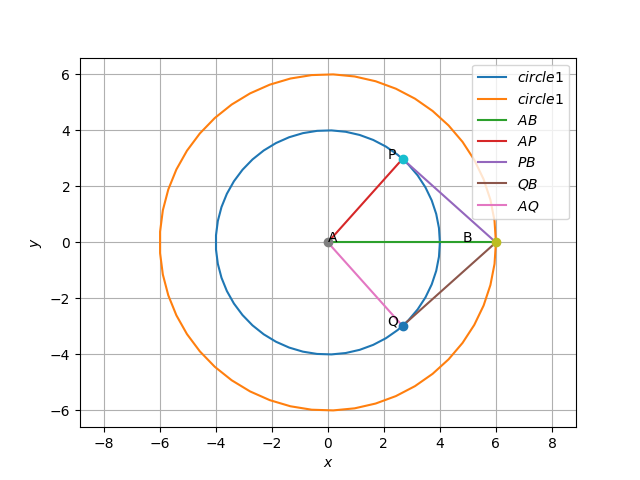

The script that drew this image:
import numpy as np
import matplotlib.pyplot as plt
from coeffs import *
#from circumcentre import  ccircle
#if using termux
#import subprocess
#import shlex
#end if
r1=4
r2=6
a=np.sqrt(6**2-r1**2)
c=r1
b=r2

len = 50
A = np.array([0,0])
B = np.array([6,0])

#Coordinates of P & Q
p = (b**2 + c**2-a**2 )/(2*b)
q = np.sqrt(c**2-p**2)
P= np.array([p,q])
Q= np.array([p,-q])


O=np.array([0,0])
print(P)
print(Q)


 
theta = np.linspace(0,2*np.pi,len)
x_circ1 = np.zeros((2,len))
x_circ1[0,:] = r1*np.cos(theta)
x_circ1[1,:] = r1*np.sin(theta)
x_circ1 = (x_circ1.T + O).T

x_circ2 = np.zeros((2,len))
x_circ2[0,:] = r2*np.cos(theta)
x_circ2[1,:] = r2*np.sin(theta)
x_circ2 = (x_circ2.T + O).T
#Generating all lines
x_AB = line_gen(A,B)
x_AP = line_gen(A,P)
x_PB = line_gen(P,B)
x_QB = line_gen(Q,B)
x_AQ = line_gen(A,Q)

plt.plot(x_circ1[0,:],x_circ1[1,:],label='$circle1$')
plt.plot(x_circ2[0,:],x_circ2[1,:],label='$circle1$')

#Plotting all line

plt.plot(x_AB[0,:],x_AB[1,:],label='$AB$')
plt.plot(x_AP[0,:],x_AP[1,:],label='$AP$')
plt.plot(x_PB[0,:],x_PB[1,:],label='$PB$')
plt.plot(x_QB[0,:],x_QB[1,:],label='$QB$')
plt.plot(x_AQ[0,:],x_AQ[1,:],label='$AQ$')


plt.plot(A[0], A[1], 'o')
plt.text(A[0] * (1 + 0.1), A[1] * (1 - 0.1) , 'A')
plt.plot(B[0], B[1], 'o')
plt.text(B[0] * (1 - 0.2), B[1] * (1) , 'B')
plt.plot(P[0], P[1], 'o')
plt.text(P[0] * (1 - 0.2), P[1] * (1) , 'P')
plt.plot(Q[0], Q[1], 'o')
plt.text(Q[0] * (1 - 0.2), Q[1] * (1) , 'Q')


plt.xlabel('$x$')
plt.ylabel('$y$')
plt.legend(loc='upper right')
plt.grid() # minor
plt.axis('equal')
plt.show()
